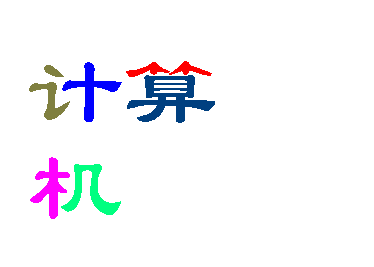
#> input picture 20210918/sample.bmp, 374 x 267 px
$ python get_erode.py
#> lines starting #> are read from the running program, lines starting #| are printed output that depends on the picture; after the words box and inside, x2 and y2 are one past the last pixel; in counts of white or black regions, pixels touching at a corner belong together
import os
import sys
import numpy as np
import cv2

def get_binary_img(img):
    # gray img to bin image
    bin_img = np.zeros(shape=(img.shape), dtype=np.uint8)
    h = img.shape[0]
    w = img.shape[1]
    for i in range(h):
        for j in range(w):
            bin_img[i][j] = 0 if img[i][j] < 255 else 255
    return bin_img


def horizon_erode(bin_img):
    out_img = np.zeros(shape=bin_img.shape, dtype=np.uint8) + 255
    h = bin_img.shape[0]
    w = bin_img.shape[1]
    for i in range(h):
        for j in range(1,w-1):
            out_img[i][j]=0
            for k in range(3):
                if bin_img[i][j+k-1] > 127:
                    out_img[i][j]=255
    return out_img


def vertical_erode(bin_img):
    out_img = np.zeros(shape=bin_img.shape, dtype=np.uint8) + 255
    h = bin_img.shape[0]
    w = bin_img.shape[1]
    for i in range(1,h-1):
        for j in range(w):
            out_img[i][j]=0
            for k in range(3):
                if bin_img[i+k-1][j] > 127:
                    out_img[i][j]=255
    return out_img


def all_erode(bin_img):
    out_img = np.zeros(shape=bin_img.shape, dtype=np.uint8) + 255
    h = bin_img.shape[0]
    w = bin_img.shape[1]
    B=[1,0,1,0,0,0,1,0,1]
    for i in range(1,h-1):
        for j in range(1,w-1):
            out_img[i][j]=0
            for m in range(3):
                for n in range(3):
                    if B[m*3+n] == 1:
                        continue
                    if bin_img[i+m-1][j+n-1] > 127:
                        out_img[i][j]=255
    return out_img

if __name__ == "__main__":
    img = cv2.imread("sample.bmp")
#> img is the input picture: shape (267, 374, 3); mean B, G, R 248.8, 244.7, 244.6
    # 灰度化
    gray_img = cv2.cvtColor(img, cv2.COLOR_BGR2GRAY)
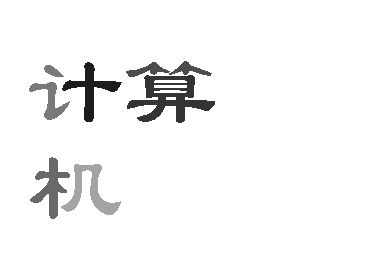
#> gray_img: shape (267, 374); min 29, max 255, mean 245.1
    # 二值化
    bin_img = get_binary_img(gray_img)
#> after the loop in get_binary_img, `for i in range(h):`:
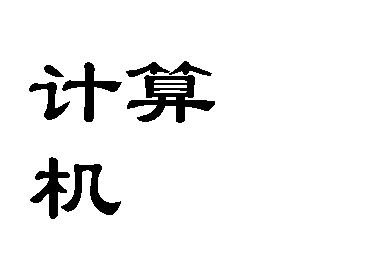
#> bin_img: shape (267, 374); 94.1% white; 7 black regions, largest, box (x1, y1, x2, y2) and area: (127, 75, 215, 123) 1768, (61, 164, 121, 215) 1036, (30, 157, 70, 219) 925
    out_img1 = horizon_erode(bin_img)
#> after the loop in horizon_erode, `for i in range(h):`:
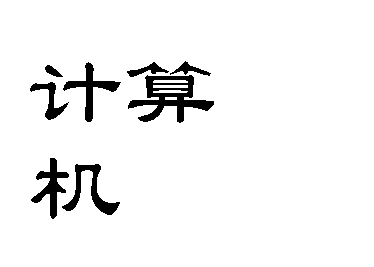
#> out_img: shape (267, 374); 95% white; 8 black regions, largest, box (x1, y1, x2, y2) and area: (128, 75, 214, 123) 1594, (62, 164, 120, 215) 845, (63, 62, 121, 122) 783
    out_img2 = vertical_erode(bin_img)
#> after the loop in vertical_erode, `for i in range(1,h-1):`:
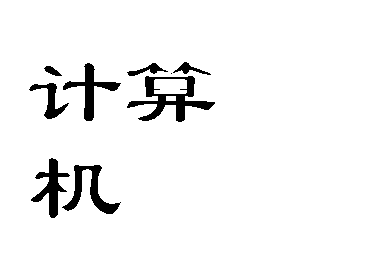
#> out_img: shape (267, 374); 95.3% white; 9 black regions (1 under 20 px), largest, box (x1, y1, x2, y2) and area: (127, 76, 215, 122) 1286, (62, 165, 121, 214) 902, (31, 158, 70, 218) 799
    out_img3 = all_erode(bin_img)
#> after the loop in all_erode, `for i in range(1,h-1):`:
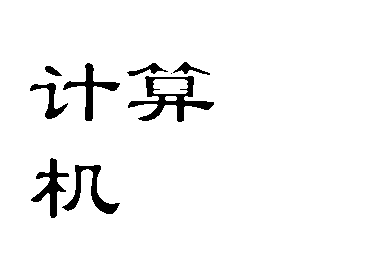
#> out_img: shape (267, 374); 95.8% white; 9 black regions (1 under 20 px), largest, box (x1, y1, x2, y2) and area: (128, 76, 214, 122) 1187, (62, 165, 120, 214) 789, (31, 158, 69, 218) 715
    cv2.imshow("img",img)
    cv2.imshow("bin", bin_img)
    cv2.imshow("out1", out_img1)
    cv2.imshow("out2", out_img2)
    cv2.imshow("out3", out_img3)
    cv2.waitKey(0)
